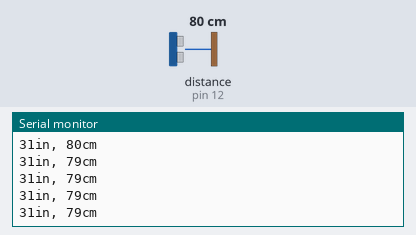
The sketch below on a simulated Arduino Uno, built with avr-gcc and run on an emulated ATmega328P. Shown: the last lines printed to the serial monitor. Wiring (inferred from the names in the program): ultrasonic range finder: trigger pin 11; echo pin 12. The inputs (shaded band) are chosen by the test bench; at power-on: distance to the obstacle (sensor on pin 12) 80 cm. The echo pulse lasts 58.3 µs per cm.

Above: at 1.2 s.
1.3 s: distance to the obstacle (sensor on pin 12) set to 2 cm
At 1.71 s:
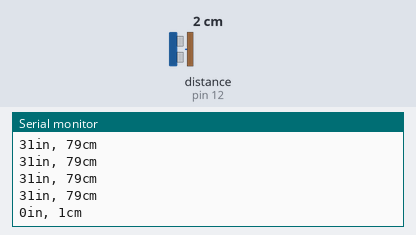
4.3 s: distance to the obstacle (sensor on pin 12) set to 4 cm
At 4.47 s:
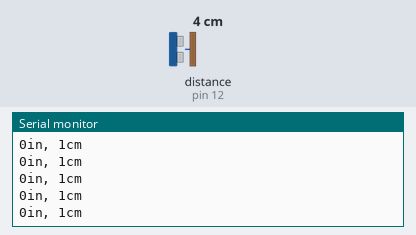
Timing chart, 0 to 7.3 s (numbered marks = the images above; inputs shaded):
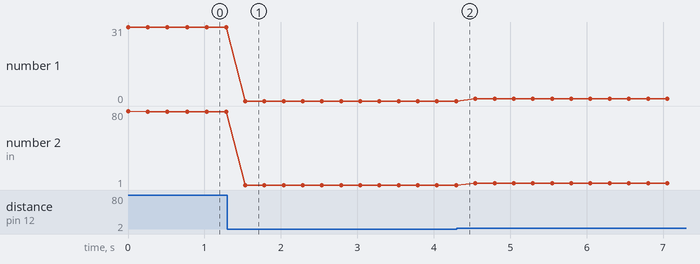

The sketch:

sketch08-ultrasonic.ino
```cpp
// sketch08-ultrasonic

// Sensor pin-out:
//  VCC - +5VDC
//  Trig - Transmission
//  Echo - Response
//  GND - GND

#define SPEED_OF_SOUND_CM_PER_MICROSECOND (0.0343)
#define SPEED_OF_SOUND_INCH_PER_MICROSECOND (0.0135)

int trigPin = 11;
int echoPin = 12;
long duration, cm, inches;

void setup() {
  //Serial Port begin
  Serial.begin (9600);

  //Define inputs and outputs
  pinMode(trigPin, OUTPUT);
  pinMode(echoPin, INPUT);}

void loop() {
  // The sensor is triggered by a HIGH pulse of 10 or more microseconds.
  // Give a short LOW pulse beforehand to ensure a clean HIGH pulse:
  digitalWrite(trigPin, LOW);
  delayMicroseconds(5);
  digitalWrite(trigPin, HIGH);
  delayMicroseconds(10);
  digitalWrite(trigPin, LOW);

  // Read the signal from the sensor: a HIGH pulse whose
  // duration is the time (in microseconds) from the sending
  // of the ping to the reception of its echo off of an object.
  // In this case, the pulseIn function waits for the echoPin to go HIGH
  // then returns the number of microseconds for the echoPin to go LOW
  duration = pulseIn(echoPin, HIGH);

  // convert the time into a distance.
  // The duration is in microseconds.  Since the duration is the time the
  // pulse takes to go out and then echo back, the duration is divided in half
  long cm = (duration * SPEED_OF_SOUND_CM_PER_MICROSECOND) / 2;
  long inches = (duration * SPEED_OF_SOUND_INCH_PER_MICROSECOND) / 2;

  Serial.print(inches);
  Serial.print("in, ");
  Serial.print(cm);
  Serial.print("cm");
  Serial.println();

  delay(250);
}
```

Measured:
- after the input at 1.3 s, the serial monitor: prints a new line after 0.23 s (image 1)
- plotted number 1: 31 → 0 after the input at 1.3 s
- plotted number 2: 79 → 1 after the input at 1.3 s, 1 → 3 after the input at 4.3 s
